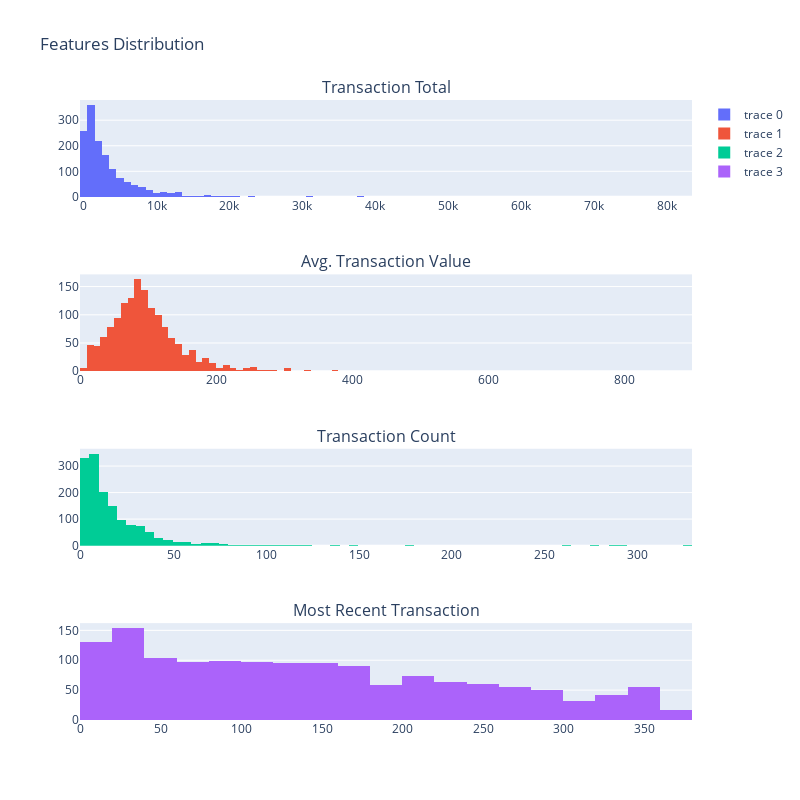

This figure's notebook cell:
### Code cell
# Visualize the histogram of each feature to see the distribution and skewness
visual_customer = make_subplots(rows=4, cols=1,
                       subplot_titles=("Transaction Total",
                                       "Avg. Transaction Value",
                                       "Transaction Count",
                                       "Most Recent Transaction"))
visual_customer.append_trace(go.Histogram(x=features_by_customer.Transaction_Total),
                    row=1, col=1)
visual_customer.append_trace(go.Histogram(x=features_by_customer.Average_Transaction_Value),
                    row=2, col=1)
visual_customer.append_trace(go.Histogram(x=features_by_customer.Transaction_Count),
                    row=3, col=1)
visual_customer.append_trace(go.Histogram(x=features_by_customer.Days_Until_2020),
                    row=4, col=1)
visual_customer.update_layout(height=800, width=800,
                     title_text="Features Distribution")
visual_customer.show()

### Figure 1 — Plotly figure (JSON) as saved in the notebook; plotly's stock layout.template omitted (floating-point values rounded to 4 significant figures; data arrays with more than 128 entries replaced by an {"elided": "..."} marker saying what was removed)
{"data": [{"type": "histogram", "x": {"elided": "1468 float values"}, "xaxis": "x", "yaxis": "y"}, {"type": "histogram", "x": {"elided": "1468 float values"}, "xaxis": "x2", "yaxis": "y2"}, {"type": "histogram", "x": {"elided": "1468 int values"}, "xaxis": "x3", "yaxis": "y3"}, {"type": "histogram", "x": {"elided": "1468 int values"}, "xaxis": "x4", "yaxis": "y4"}], "layout": {"annotations": [{"font": {"size": 16}, "showarrow": false, "text": "Transaction Total", "x": 0.5, "xanchor": "center", "xref": "paper", "y": 1, "yanchor": "bottom", "yref": "paper"}, {"font": {"size": 16}, "showarrow": false, "text": "Avg. Transaction Value", "x": 0.5, "xanchor": "center", "xref": "paper", "y": 0.7188, "yanchor": "bottom", "yref": "paper"}, {"font": {"size": 16}, "showarrow": false, "text": "Transaction Count", "x": 0.5, "xanchor": "center", "xref": "paper", "y": 0.4375, "yanchor": "bottom", "yref": "paper"}, {"font": {"size": 16}, "showarrow": false, "text": "Most Recent Transaction", "x": 0.5, "xanchor": "center", "xref": "paper", "y": 0.1562, "yanchor": "bottom", "yref": "paper"}], "dragmode": "zoom", "height": 800, "title": {"text": "Features Distribution"}, "width": 800, "xaxis": {"anchor": "y", "autorange": true, "domain": [0, 1], "range": [-500, 83500], "type": "linear"}, "xaxis2": {"anchor": "y2", "autorange": true, "domain": [0, 1], "range": [0, 900], "type": "linear"}, "xaxis3": {"anchor": "y3", "autorange": true, "domain": [0, 1], "range": [-0.5, 329.5], "type": "linear"}, "xaxis4": {"anchor": "y4", "autorange": true, "domain": [0, 1], "range": [-0.5, 379.5], "type": "linear"}, "yaxis": {"anchor": "x", "autorange": true, "domain": [0.8438, 1], "range": [0, 378.9]}, "yaxis2": {"anchor": "x2", "autorange": true, "domain": [0.5625, 0.7188], "range": [0, 171.6]}, "yaxis3": {"anchor": "x3", "autorange": true, "domain": [0.2812, 0.4375], "range": [0, 365.3]}, "yaxis4": {"anchor": "x4", "autorange": true, "domain": [0, 0.1562], "range": [0, 162.1]}}}
